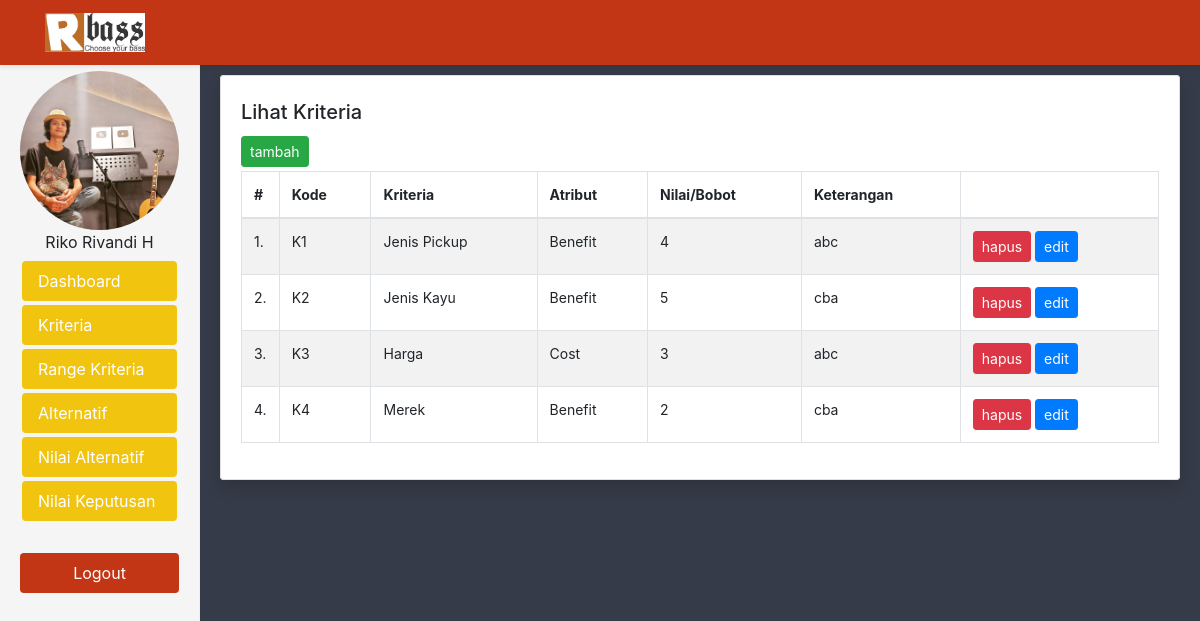
/admin/home.php?page=kriteria (signed in), run on the app's committed database.
### tables this page shows
CREATE TABLE `kriteria` (
  `id` int(11) NOT NULL,
  `kode` varchar(110) NOT NULL,
  `kriteria` varchar(200) NOT NULL,
  `nilai` varchar(110) NOT NULL,
  `atribut` tinyint(4) NOT NULL,
  `keterangan` text NOT NULL
);

### config/database.php (called while the page is built, shortened)
<?php
    class database{
        var $host = "localhost";
        var $username = "root";
        var $password = "";
        var $database = "saw";
        function koneksi(){
            $koneksi = mysqli_connect($this->host, $this->username, $this->password,$this->database);
            return $koneksi;
        }
    }

### controller/KriteriaController.php (called while the page is built, shortened)
<?php
    include_once ("../config/database.php");
    class KriteriaController{
        public $kon;
        function __construct()
        {
            $koneksi = new database;
            $this->kon = $koneksi->koneksi();
        }
        function getData()
        {
            $data = $this->kon->query("SELECT * FROM kriteria ORDER BY kode ASC");
            $hasil = [];
            while($d = mysqli_fetch_array($data)){
                $hasil[] = $d;
            }
            return $hasil;
        }
    }

### constants/Kriteria.php (called while the page is built, shortened)
<?php
class Kriteria
{
    public static function labels()
    {
        return [
            'Jenis Pickup' => self::JENIS_PICKUP,
            'Jenis Kayu' => self::JENIS_KAYU,
            'Harga' => self::HARGA,
            'Merek' => self::MERK,
        ];
    }
    public static function label($id = null)
    {
        if($id != null || $id != 0)
            return array_search($id, self::labels());
        else
            return "-";
    }
}

### constants/AtributeKriteria.php (called while the page is built, shortened)
<?php
class AtributeKriteria
{
    public static function labels()
    {
        return [
            'Benefit' => self::BENEFIT,
            'Cost' => self::COST,
        ];
    }
    public static function label($id = null)
    {
        if($id != null || $id != 0)
            return array_search($id, self::labels());
        else
            return "-";
    }
}

### admin/page/kriteria/index.php (the view, shortened to what this page needs)
<?php
    include ("../controller/KriteriaController.php");
    include ("../constants/AtributeKriteria.php");
    include ("../constants/Kriteria.php");
    $kriteria = new KriteriaController();
    $atributK = new AtributeKriteria();
?>
<div class="bg-light shadow rounded">
    <div class="row">
        <div class="col-md-12">
            <div class="card">
                <div class="card-body">
                    <div class="py-1">
                        <h5 class="card-title">Lihat Kriteria</h5>
                        <a href="<?php echo $_SERVER['PHP_SELF'].'?page=kriteria&action=tambah'; ?>" class="btn btn-success btn-sm">tambah</a>
                    </div>
                    <table class="table table-striped table-bordered">
                        <thead>
                            <tr>
                                <th width="1%">#</th>
                                <th>Kode</th>
                                <th>Kriteria</th>
                                <th>Atribut</th>
                                <th>Nilai/Bobot</th>
                                <th>Keterangan</th>
                                <th></th>
                            </tr>
                        </thead>
                        <tbody>
                            <?php
                                foreach($kriteria->getData() as $i => $kriteria){
                            ?>
                            <tr>
                                <td><?php echo $i + 1 ?>.</td>
                                <td><?php echo $kriteria['kode'] ?></td>
                                <td><?php echo Kriteria::label($kriteria['kriteria']) ?></td>
                                <td><?php echo $atributK::label($kriteria['atribut']) ?></td>
                                <td><?php echo $kriteria['nilai'] ?></td>
                                <td><?php echo $kriteria['keterangan'] ?></td>
                                <td>
                                    <a href="<?php echo $_SERVER['PHP_SELF'].'?page=kriteria&action=delete&id='.$kriteria['id']; ?>" class="btn btn-sm btn-danger" onclick="return confirm('anda yakin akan menghapus data ?')">hapus</a>
                                    <a href="<?php echo $_SERVER['PHP_SELF'].'?page=kriteria&action=edit&id='.$kriteria['id']; ?>" class="btn btn-sm btn-primary">edit</a>
                                </td>
                            </tr>
                            <?php
                                }
                            ?>
                        </tbody>
                    </table>
                </div>
            </div>
        </div>
    </div>
</div>

### admin/home.php (style rules this page uses)
body { background-color: #353b48; padding: 0; margin: 0; }
.table { font-size: 14px; }

### data on the page
kriteria: kode "K1", kriteria "Jenis Pickup", atribut "Benefit", nilai "4", keterangan "abc"
kriteria: kode "K2", kriteria "Jenis Kayu", atribut "Benefit", nilai "5", keterangan "cba"
kriteria: kode "K3", kriteria "Harga", atribut "Cost", nilai "3", keterangan "abc"
kriteria: kode "K4", kriteria "Merek", atribut "Benefit", nilai "2", keterangan "cba"
